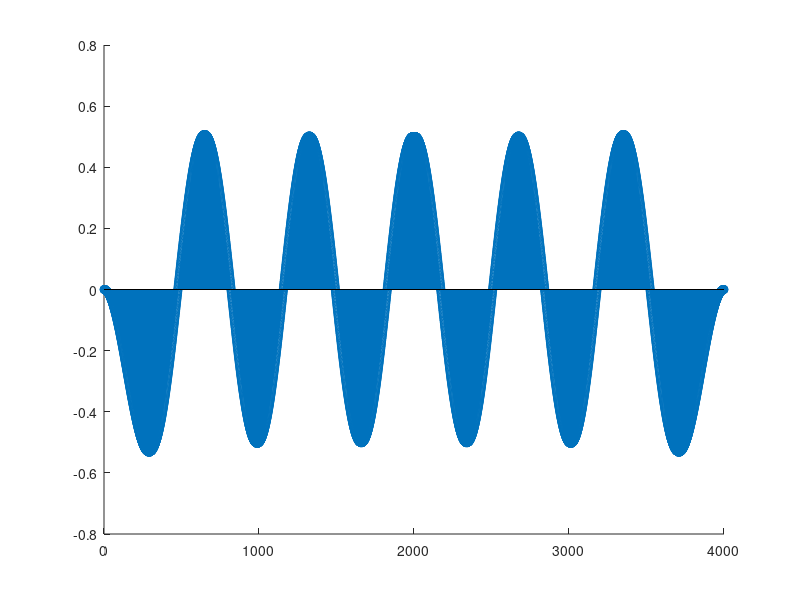
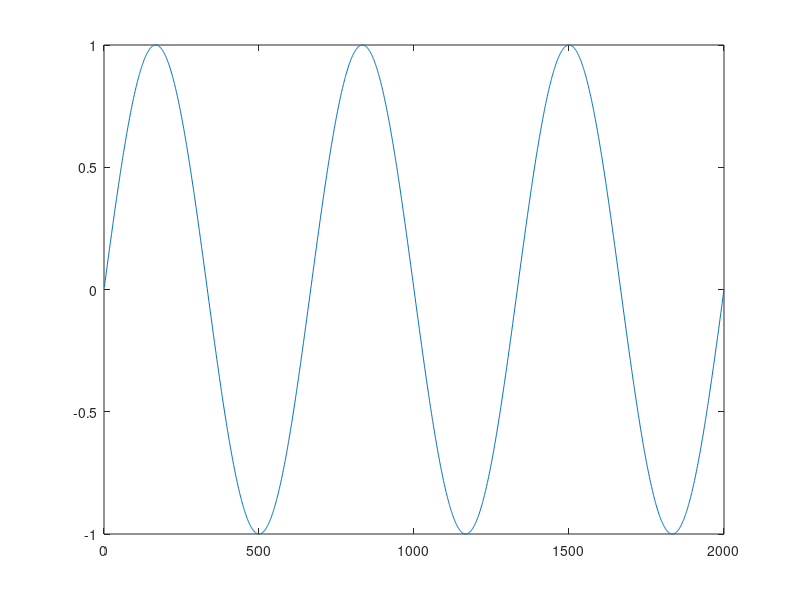

These figures' MATLAB source, in order: (Note: this script raises an error after producing the figures.)
clear all;
clc;
N = 2000;
% f = len * frequency / (2*pi); %5
f=3;
frequency = f*2*pi/(N);

%%


%square wave:
data = zeros(N,1);
data(N/4:(3*N/4)) = 1;
data = data';
data = sin((1:N)*frequency);
% data = padarray(data',len,'post')';
% len = 2*len;

% 
% data = zeros(len,1);
% data = awgn(data,-10);
data = data - mean(data);
figure(4)
plot(data)
%%
a = figure(3);
clf(a);
% data = data - mean(data);
hold on
acs = xcov(data,'unbiased');
stem(acs)
hold off
psd_v = zeros(N,1);
for omega = 0:(N-1)
    psd_v1(omega+1) = abs(cust_psd(data, 2*pi*omega/N));
    psd_v2(omega+1) = abs(cust_psd2(data, 2*pi*omega/N));
end

x = (0:(N-1))*(2*pi);

psd_v1 = abs(fft(acs,N));

max(psd_v1)/max(psd_v2)
% plot([abs(psd_v1)'  abs(psd_v2)'])
figure(1)
stem(fftshift(abs(psd_v1)))
figure(2)
stem(fftshift(abs(psd_v2)))